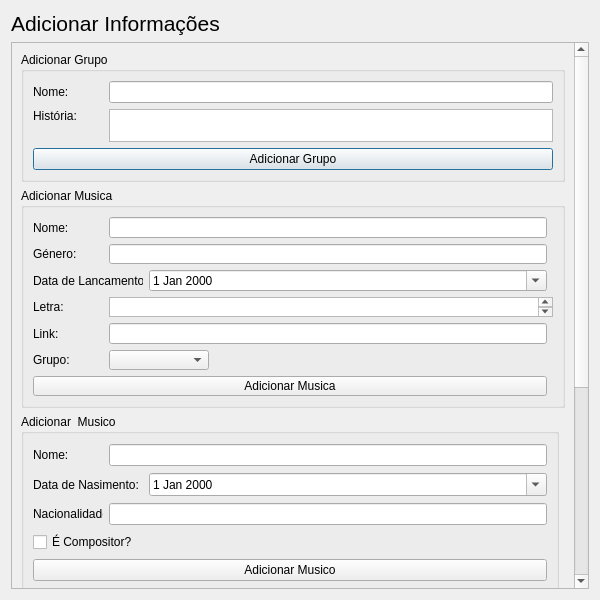
<?xml version="1.0" encoding="UTF-8"?>
<ui version="4.0">
 <class>AddInformation</class>
 <widget class="QDialog" name="AddInformation">
  <property name="geometry">
   <rect>
    <x>0</x>
    <y>0</y>
    <width>600</width>
    <height>600</height>
   </rect>
  </property>
  <property name="minimumSize">
   <size>
    <width>600</width>
    <height>600</height>
   </size>
  </property>
  <property name="windowTitle">
   <string>Dialog</string>
  </property>
  <layout class="QGridLayout" name="gridLayout_7">
   <item row="0" column="0">
    <widget class="QLabel" name="label">
     <property name="maximumSize">
      <size>
       <width>16777215</width>
       <height>40</height>
      </size>
     </property>
     <property name="font">
      <font>
       <pointsize>16</pointsize>
      </font>
     </property>
     <property name="text">
      <string>Adicionar Informações</string>
     </property>
    </widget>
   </item>
   <item row="1" column="0">
    <widget class="QScrollArea" name="scrollArea">
     <property name="maximumSize">
      <size>
       <width>16777215</width>
       <height>16777215</height>
      </size>
     </property>
     <property name="widgetResizable">
      <bool>true</bool>
     </property>
     <widget class="QWidget" name="scrollAreaWidgetContents">
      <property name="geometry">
       <rect>
        <x>0</x>
        <y>-303</y>
        <width>563</width>
        <height>852</height>
       </rect>
      </property>
      <layout class="QGridLayout" name="gridLayout_6">
       <item row="0" column="0" colspan="2">
        <widget class="QGroupBox" name="groupBox">
         <property name="minimumSize">
          <size>
           <width>0</width>
           <height>130</height>
          </size>
         </property>
         <property name="maximumSize">
          <size>
           <width>16777215</width>
           <height>150</height>
          </size>
         </property>
         <property name="title">
          <string>Adicionar Grupo</string>
         </property>
         <layout class="QGridLayout" name="gridLayout">
          <item row="0" column="0">
           <layout class="QHBoxLayout" name="horizontalLayout">
            <item>
             <widget class="QLabel" name="label_2">
              <property name="minimumSize">
               <size>
                <width>70</width>
                <height>0</height>
               </size>
              </property>
              <property name="maximumSize">
               <size>
                <width>70</width>
                <height>16777215</height>
               </size>
              </property>
              <property name="text">
               <string>Nome:</string>
              </property>
             </widget>
            </item>
            <item>
             <widget class="QLineEdit" name="lineEditGrupoNome"/>
            </item>
           </layout>
          </item>
          <item row="1" column="0">
           <layout class="QHBoxLayout" name="horizontalLayout_2">
            <item>
             <layout class="QVBoxLayout" name="verticalLayout">
              <item>
               <widget class="QLabel" name="label_3">
                <property name="minimumSize">
                 <size>
                  <width>70</width>
                  <height>0</height>
                 </size>
                </property>
                <property name="maximumSize">
                 <size>
                  <width>70</width>
                  <height>16777215</height>
                 </size>
                </property>
                <property name="text">
                 <string>História:</string>
                </property>
               </widget>
              </item>
              <item>
               <spacer name="verticalSpacer">
                <property name="orientation">
                 <enum>Qt::Vertical</enum>
                </property>
                <property name="sizeHint" stdset="0">
                 <size>
                  <width>20</width>
                  <height>40</height>
                 </size>
                </property>
               </spacer>
              </item>
             </layout>
            </item>
            <item>
             <widget class="QTextEdit" name="textEditGrupoHistoria"/>
            </item>
           </layout>
          </item>
          <item row="2" column="0">
           <widget class="QPushButton" name="pushButtonGrupoAdd">
            <property name="text">
             <string>Adicionar Grupo</string>
            </property>
           </widget>
          </item>
         </layout>
        </widget>
       </item>
       <item row="2" column="0">
        <widget class="QGroupBox" name="groupBox_4">
         <property name="minimumSize">
          <size>
           <width>0</width>
           <height>180</height>
          </size>
         </property>
         <property name="maximumSize">
          <size>
           <width>16777215</width>
           <height>200</height>
          </size>
         </property>
         <property name="title">
          <string>Adicionar  Musico</string>
         </property>
         <layout class="QGridLayout" name="gridLayout_4">
          <item row="2" column="0">
           <layout class="QHBoxLayout" name="horizontalLayout_9">
            <item>
             <widget class="QLabel" name="label_18">
              <property name="minimumSize">
               <size>
                <width>70</width>
                <height>0</height>
               </size>
              </property>
              <property name="maximumSize">
               <size>
                <width>70</width>
                <height>16777215</height>
               </size>
              </property>
              <property name="text">
               <string>Nacionalidade:</string>
              </property>
             </widget>
            </item>
            <item>
             <widget class="QLineEdit" name="lineEditMusicoNacionalidade"/>
            </item>
           </layout>
          </item>
          <item row="0" column="0">
           <layout class="QHBoxLayout" name="horizontalLayout_15">
            <item>
             <widget class="QLabel" name="label_16">
              <property name="minimumSize">
               <size>
                <width>70</width>
                <height>0</height>
               </size>
              </property>
              <property name="maximumSize">
               <size>
                <width>70</width>
                <height>16777215</height>
               </size>
              </property>
              <property name="text">
               <string>Nome:</string>
              </property>
             </widget>
            </item>
            <item>
             <widget class="QLineEdit" name="lineEditMusicoNome"/>
            </item>
           </layout>
          </item>
          <item row="3" column="0">
           <widget class="QCheckBox" name="checkBoxMusicoECompositor">
            <property name="text">
             <string>É Compositor?</string>
            </property>
           </widget>
          </item>
          <item row="1" column="0">
           <layout class="QHBoxLayout" name="horizontalLayout_16">
            <item>
             <widget class="QLabel" name="label_17">
              <property name="minimumSize">
               <size>
                <width>110</width>
                <height>0</height>
               </size>
              </property>
              <property name="maximumSize">
               <size>
                <width>110</width>
                <height>16777215</height>
               </size>
              </property>
              <property name="text">
               <string>Data de Nasimento:</string>
              </property>
             </widget>
            </item>
            <item>
             <widget class="QDateEdit" name="dateEditMusicoDataNascimento">
              <property name="calendarPopup">
               <bool>true</bool>
              </property>
             </widget>
            </item>
           </layout>
          </item>
          <item row="4" column="0">
           <widget class="QPushButton" name="pushButtonMuscioAdd">
            <property name="text">
             <string>Adicionar Musico</string>
            </property>
           </widget>
          </item>
         </layout>
        </widget>
       </item>
       <item row="1" column="0" colspan="2">
        <widget class="QGroupBox" name="groupBox_2">
         <property name="minimumSize">
          <size>
           <width>0</width>
           <height>220</height>
          </size>
         </property>
         <property name="maximumSize">
          <size>
           <width>16777215</width>
           <height>300</height>
          </size>
         </property>
         <property name="title">
          <string>Adicionar Musica</string>
         </property>
         <layout class="QGridLayout" name="gridLayout_2">
          <item row="5" column="0">
           <layout class="QHBoxLayout" name="horizontalLayout_8">
            <item>
             <widget class="QLabel" name="label_9">
              <property name="minimumSize">
               <size>
                <width>70</width>
                <height>0</height>
               </size>
              </property>
              <property name="maximumSize">
               <size>
                <width>70</width>
                <height>16777215</height>
               </size>
              </property>
              <property name="text">
               <string>Grupo:</string>
              </property>
             </widget>
            </item>
            <item>
             <widget class="QComboBox" name="comboBoxMusicaAddGrupo">
              <property name="minimumSize">
               <size>
                <width>100</width>
                <height>0</height>
               </size>
              </property>
              <property name="maximumSize">
               <size>
                <width>200</width>
                <height>16777215</height>
               </size>
              </property>
             </widget>
            </item>
            <item>
             <spacer name="horizontalSpacer">
              <property name="orientation">
               <enum>Qt::Horizontal</enum>
              </property>
              <property name="sizeHint" stdset="0">
               <size>
                <width>40</width>
                <height>20</height>
               </size>
              </property>
             </spacer>
            </item>
           </layout>
          </item>
          <item row="1" column="0">
           <layout class="QHBoxLayout" name="horizontalLayout_4">
            <item>
             <widget class="QLabel" name="label_5">
              <property name="minimumSize">
               <size>
                <width>70</width>
                <height>0</height>
               </size>
              </property>
              <property name="maximumSize">
               <size>
                <width>70</width>
                <height>16777215</height>
               </size>
              </property>
              <property name="text">
               <string>Género:</string>
              </property>
             </widget>
            </item>
            <item>
             <widget class="QLineEdit" name="lineEditMusicaGenero"/>
            </item>
           </layout>
          </item>
          <item row="3" column="0" colspan="2">
           <layout class="QHBoxLayout" name="horizontalLayout_6">
            <item>
             <widget class="QLabel" name="label_7">
              <property name="minimumSize">
               <size>
                <width>70</width>
                <height>0</height>
               </size>
              </property>
              <property name="maximumSize">
               <size>
                <width>70</width>
                <height>16777215</height>
               </size>
              </property>
              <property name="text">
               <string>Letra:</string>
              </property>
             </widget>
            </item>
            <item>
             <widget class="QTextEdit" name="textEditMusicaLetra"/>
            </item>
           </layout>
          </item>
          <item row="4" column="0">
           <layout class="QHBoxLayout" name="horizontalLayout_7">
            <item>
             <widget class="QLabel" name="label_8">
              <property name="minimumSize">
               <size>
                <width>70</width>
                <height>0</height>
               </size>
              </property>
              <property name="maximumSize">
               <size>
                <width>70</width>
                <height>16777215</height>
               </size>
              </property>
              <property name="text">
               <string>Link:</string>
              </property>
             </widget>
            </item>
            <item>
             <widget class="QLineEdit" name="lineEditMusicaLink"/>
            </item>
           </layout>
          </item>
          <item row="2" column="0">
           <layout class="QHBoxLayout" name="horizontalLayout_5">
            <item>
             <widget class="QLabel" name="label_6">
              <property name="minimumSize">
               <size>
                <width>110</width>
                <height>0</height>
               </size>
              </property>
              <property name="maximumSize">
               <size>
                <width>110</width>
                <height>16777215</height>
               </size>
              </property>
              <property name="text">
               <string>Data de Lancamento:</string>
              </property>
             </widget>
            </item>
            <item>
             <widget class="QDateEdit" name="dateEditMusicaDataLancamento">
              <property name="calendarPopup">
               <bool>true</bool>
              </property>
             </widget>
            </item>
           </layout>
          </item>
          <item row="0" column="0">
           <layout class="QHBoxLayout" name="horizontalLayout_3">
            <item>
             <widget class="QLabel" name="label_4">
              <property name="minimumSize">
               <size>
                <width>70</width>
                <height>0</height>
               </size>
              </property>
              <property name="maximumSize">
               <size>
                <width>70</width>
                <height>16777215</height>
               </size>
              </property>
              <property name="text">
               <string>Nome:</string>
              </property>
             </widget>
            </item>
            <item>
             <widget class="QLineEdit" name="lineEditMusicaNome"/>
            </item>
           </layout>
          </item>
          <item row="6" column="0">
           <widget class="QPushButton" name="pushButtonMusicaAdd">
            <property name="text">
             <string>Adicionar Musica</string>
            </property>
           </widget>
          </item>
         </layout>
        </widget>
       </item>
       <item row="3" column="0">
        <widget class="QGroupBox" name="groupBox_3">
         <property name="minimumSize">
          <size>
           <width>0</width>
           <height>130</height>
          </size>
         </property>
         <property name="maximumSize">
          <size>
           <width>16777215</width>
           <height>150</height>
          </size>
         </property>
         <property name="title">
          <string>Adicionar Album</string>
         </property>
         <layout class="QGridLayout" name="gridLayout_3">
          <item row="0" column="0">
           <layout class="QHBoxLayout" name="horizontalLayout_14">
            <item>
             <widget class="QLabel" name="label_15">
              <property name="minimumSize">
               <size>
                <width>70</width>
                <height>0</height>
               </size>
              </property>
              <property name="maximumSize">
               <size>
                <width>70</width>
                <height>16777215</height>
               </size>
              </property>
              <property name="text">
               <string>Nome:</string>
              </property>
             </widget>
            </item>
            <item>
             <widget class="QLineEdit" name="lineEditAlbumNome"/>
            </item>
           </layout>
          </item>
          <item row="2" column="0">
           <widget class="QPushButton" name="pushButtonAlbumAdd">
            <property name="text">
             <string>Adicionar Album</string>
            </property>
           </widget>
          </item>
          <item row="1" column="0">
           <layout class="QHBoxLayout" name="horizontalLayout_13">
            <item>
             <widget class="QLabel" name="label_14">
              <property name="minimumSize">
               <size>
                <width>110</width>
                <height>0</height>
               </size>
              </property>
              <property name="maximumSize">
               <size>
                <width>110</width>
                <height>16777215</height>
               </size>
              </property>
              <property name="text">
               <string>Data de Lancamento:</string>
              </property>
             </widget>
            </item>
            <item>
             <widget class="QDateEdit" name="dateEditAlbumDataLancamento">
              <property name="calendarPopup">
               <bool>true</bool>
              </property>
             </widget>
            </item>
           </layout>
          </item>
         </layout>
        </widget>
       </item>
       <item row="4" column="0">
        <widget class="QGroupBox" name="groupBox_5">
         <property name="minimumSize">
          <size>
           <width>0</width>
           <height>150</height>
          </size>
         </property>
         <property name="maximumSize">
          <size>
           <width>16777215</width>
           <height>200</height>
          </size>
         </property>
         <property name="title">
          <string>Adicionar  Compositor</string>
         </property>
         <layout class="QGridLayout" name="gridLayout_5">
          <item row="1" column="0">
           <layout class="QHBoxLayout" name="horizontalLayout_18">
            <item>
             <widget class="QLabel" name="label_21">
              <property name="minimumSize">
               <size>
                <width>110</width>
                <height>0</height>
               </size>
              </property>
              <property name="maximumSize">
               <size>
                <width>110</width>
                <height>16777215</height>
               </size>
              </property>
              <property name="text">
               <string>Data de Nasimento:</string>
              </property>
             </widget>
            </item>
            <item>
             <widget class="QDateEdit" name="dateEditCompositorDataNascimento">
              <property name="calendarPopup">
               <bool>true</bool>
              </property>
             </widget>
            </item>
           </layout>
          </item>
          <item row="3" column="0">
           <widget class="QPushButton" name="pushButtonCompositorAdd">
            <property name="text">
             <string>Adicionar Compositor</string>
            </property>
           </widget>
          </item>
          <item row="0" column="0">
           <layout class="QHBoxLayout" name="horizontalLayout_17">
            <item>
             <widget class="QLabel" name="label_20">
              <property name="minimumSize">
               <size>
                <width>70</width>
                <height>0</height>
               </size>
              </property>
              <property name="maximumSize">
               <size>
                <width>70</width>
                <height>16777215</height>
               </size>
              </property>
              <property name="text">
               <string>Nome:</string>
              </property>
             </widget>
            </item>
            <item>
             <widget class="QLineEdit" name="lineEditCompositorNome"/>
            </item>
           </layout>
          </item>
          <item row="2" column="0">
           <layout class="QHBoxLayout" name="horizontalLayout_10">
            <item>
             <widget class="QLabel" name="label_19">
              <property name="minimumSize">
               <size>
                <width>70</width>
                <height>0</height>
               </size>
              </property>
              <property name="maximumSize">
               <size>
                <width>70</width>
                <height>16777215</height>
               </size>
              </property>
              <property name="text">
               <string>Nacionalidade:</string>
              </property>
             </widget>
            </item>
            <item>
             <widget class="QLineEdit" name="lineEditCompositorNacionalidade"/>
            </item>
           </layout>
          </item>
         </layout>
        </widget>
       </item>
      </layout>
     </widget>
    </widget>
   </item>
  </layout>
 </widget>
 <tabstops>
  <tabstop>scrollArea</tabstop>
  <tabstop>lineEditGrupoNome</tabstop>
  <tabstop>textEditGrupoHistoria</tabstop>
  <tabstop>pushButtonGrupoAdd</tabstop>
  <tabstop>lineEditMusicaNome</tabstop>
  <tabstop>lineEditMusicaGenero</tabstop>
  <tabstop>dateEditMusicaDataLancamento</tabstop>
  <tabstop>textEditMusicaLetra</tabstop>
  <tabstop>lineEditMusicaLink</tabstop>
  <tabstop>comboBoxMusicaAddGrupo</tabstop>
  <tabstop>pushButtonMusicaAdd</tabstop>
  <tabstop>lineEditMusicoNome</tabstop>
  <tabstop>dateEditMusicoDataNascimento</tabstop>
  <tabstop>lineEditMusicoNacionalidade</tabstop>
  <tabstop>checkBoxMusicoECompositor</tabstop>
  <tabstop>pushButtonMuscioAdd</tabstop>
  <tabstop>lineEditAlbumNome</tabstop>
  <tabstop>dateEditAlbumDataLancamento</tabstop>
  <tabstop>pushButtonAlbumAdd</tabstop>
  <tabstop>lineEditCompositorNome</tabstop>
  <tabstop>dateEditCompositorDataNascimento</tabstop>
  <tabstop>lineEditCompositorNacionalidade</tabstop>
  <tabstop>pushButtonCompositorAdd</tabstop>
 </tabstops>
 <resources/>
 <connections/>
</ui>
